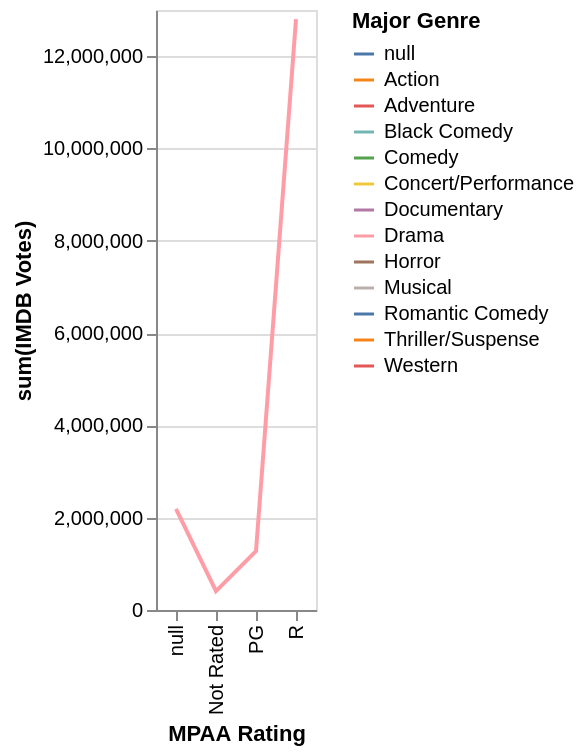

Here is the Vega-Lite specification saved for this chart:
### Vega-Lite specification from a JSON file in a GitHub repository (floating-point values rounded to 4 significant figures)
{"$schema": "https://vega.github.io/schema/vega-lite/v6.json", "encoding": {"x": {"field": "MPAA Rating", "type": "nominal"}, "y": {"field": "sum(IMDB Votes)", "type": "quantitative"}, "color": {"field": "Major Genre", "title": "Major Genre", "type": "nominal", "scale": {"domain": [null, "Action", "Adventure", "Black Comedy", "Comedy", "Concert/Performance", "Documentary", "Drama", "Horror", "Musical", "Romantic Comedy", "Thriller/Suspense", "Western"]}}}, "mark": "line", "data": {"values": [{"Major Genre": "Drama", "MPAA Rating": "R", "sum(IMDB Votes)": 12801669}, {"Major Genre": "Drama", "MPAA Rating": null, "sum(IMDB Votes)": 2189462}, {"Major Genre": "Drama", "MPAA Rating": "PG", "sum(IMDB Votes)": 1273672}, {"Major Genre": "Drama", "MPAA Rating": "Not Rated", "sum(IMDB Votes)": 410210}]}}
